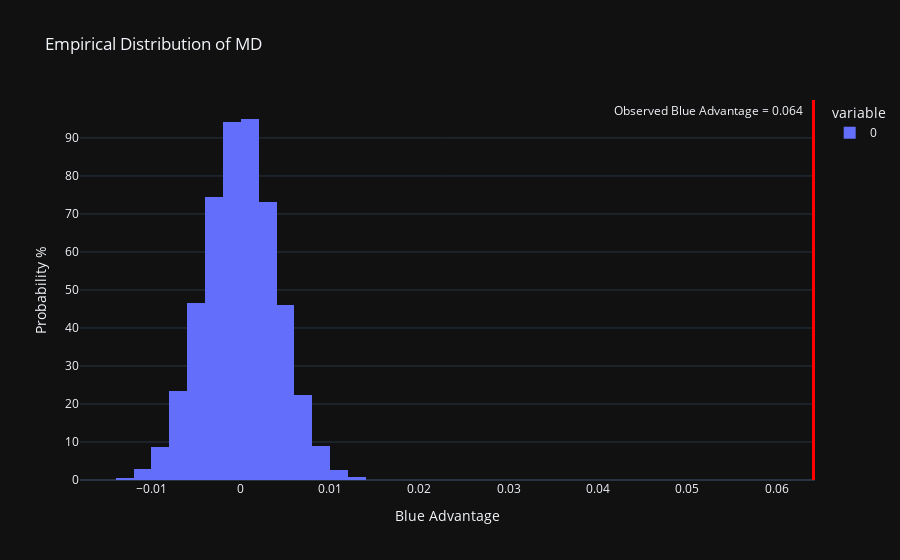

The notebook cell saved with this chart:
### Code cell
fig = px.histogram(random_generations, title='Empirical Distribution of MD', template='plotly_dark', nbins=20, labels={'value': 'Blue Advantage'})
# Density plot
fig.update_traces(histnorm='probability density')
# Change y-axis to show percentage
fig.update_yaxes(title='Probability %')
# Plot the observed blue advantage as a vertical line
fig.add_vline(x=observed_md, line_width=3, line_color='red', annotation_text=f'Observed Blue Advantage = {observed_md:.3f}   ', annotation_position='top left')
fig.write_html('assets/MD_blue_adv.html', include_plotlyjs='cdn')
fig.show()

### Figure 1 — Plotly figure (JSON) as saved in the notebook; plotly's stock layout.template omitted (floating-point values rounded to 4 significant figures; data arrays with more than 128 entries replaced by an {"elided": "..."} marker saying what was removed)
{"data": [{"alignmentgroup": "True", "bingroup": "x", "histnorm": "probability density", "hovertemplate": "variable=0<br>Blue Advantage=%{x}<br>count=%{y}<extra></extra>", "legendgroup": "0", "marker": {"color": "#636efa", "pattern": {"shape": ""}}, "name": "0", "nbinsx": 20, "offsetgroup": "0", "orientation": "v", "showlegend": true, "type": "histogram", "x": {"elided": "100000 float values"}, "xaxis": "x", "yaxis": "y"}], "layout": {"annotations": [{"showarrow": false, "text": "Observed Blue Advantage = 0.064   ", "x": 0.06411, "xanchor": "right", "xref": "x", "y": 1, "yanchor": "top", "yref": "y domain"}], "barmode": "relative", "legend": {"title": {"text": "variable"}, "tracegroupgap": 0}, "shapes": [{"line": {"color": "red", "width": 3}, "type": "line", "x0": 0.06411, "x1": 0.06411, "xref": "x", "y0": 0, "y1": 1, "yref": "y domain"}], "title": {"text": "Empirical Distribution of MD"}, "xaxis": {"anchor": "y", "domain": [0, 1], "title": {"text": "Blue Advantage"}}, "yaxis": {"anchor": "x", "domain": [0, 1], "title": {"text": "Probability %"}}}}
